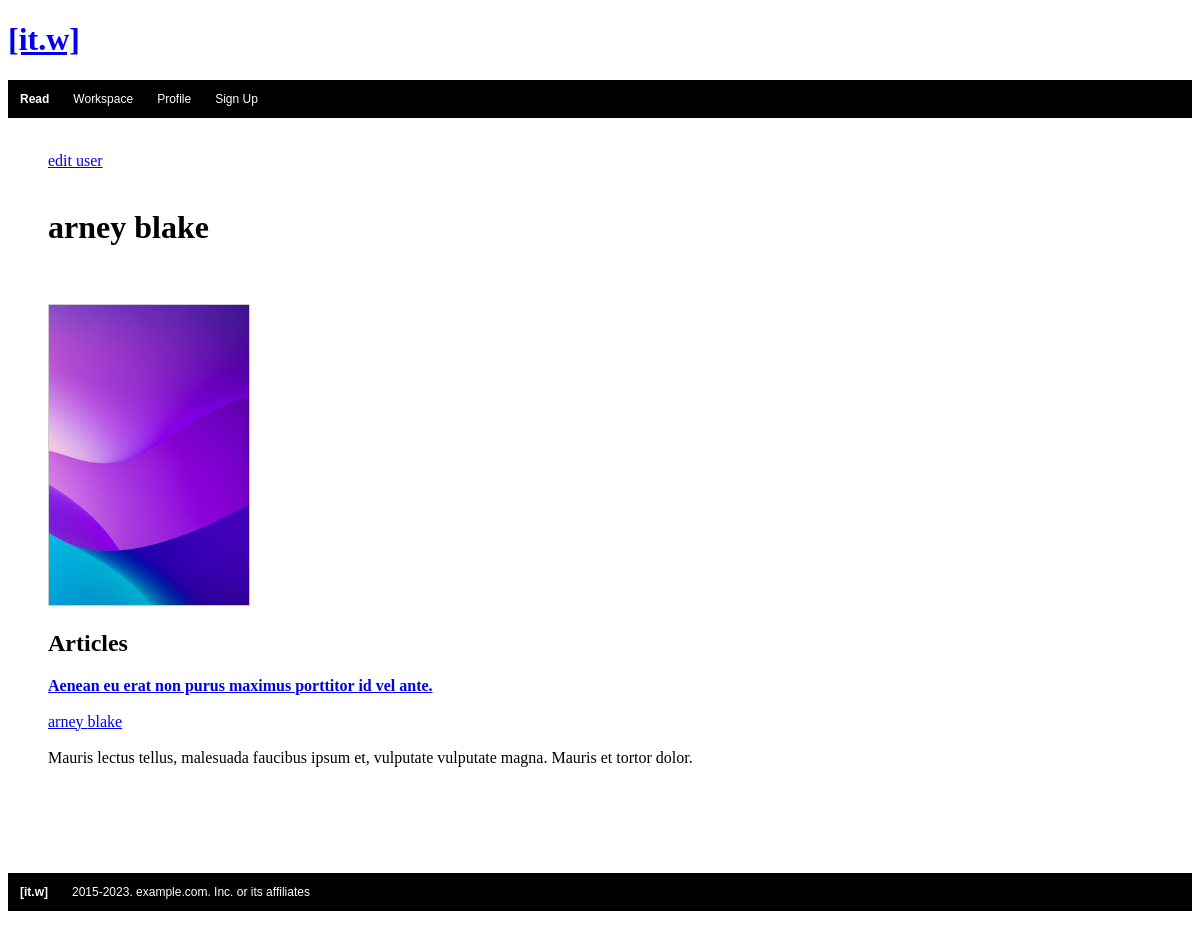
Page /users/user/10/ on the earlier database version.
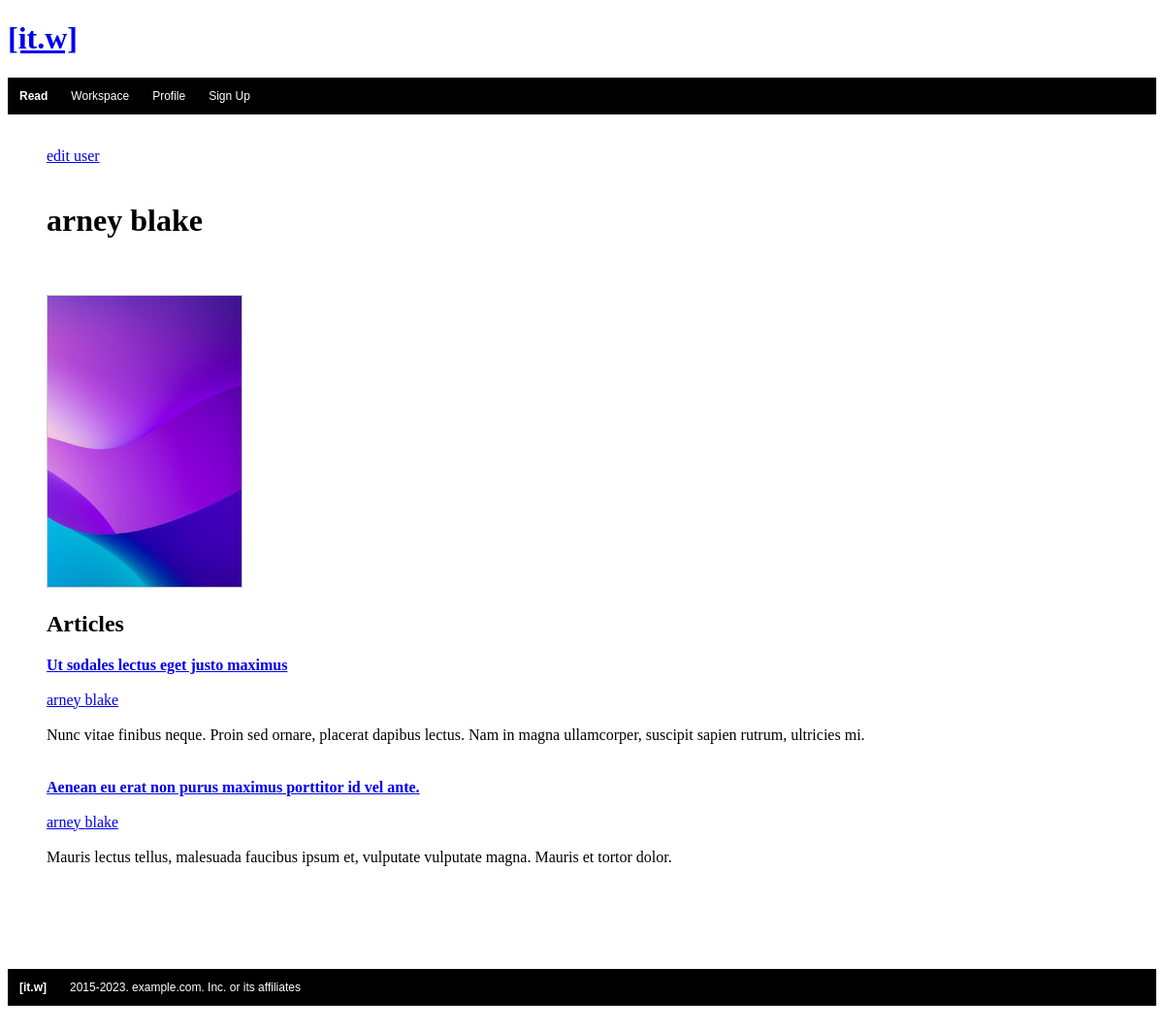
Same page on the later database version.
### articles/models.py (models this page shows)
class Article (models.Model):
    id = models.BigAutoField(primary_key=True) # not in forms
    user = models.ForeignKey (User, on_delete=models.CASCADE)
    headline = models.TextField(max_length=60)
    description = models.TextField (max_length=160)
    body = models.TextField (max_length=4000)
    date_published = models.DateField(auto_now=True) # not in forms
    location = models.CharField(max_length=30, null=True, blank=True)
    article_pic = models.ImageField(default='milad-fakurian-unsplash-article.jpg')
    class Meta:
        db_table = 'article_table'

### users/models.py (models this page shows)
class User(models.Model):
    id = models.BigAutoField(primary_key=True)
    first_name = models.CharField(max_length=30)
    last_name= models.CharField(max_length=30)
    username = models.CharField(max_length=30)
    email = models.EmailField(max_length=30)
    password=models.CharField(max_length=30)
    short_description = models.TextField (max_length=160, blank=True)
    long_description = models.TextField (max_length=1000, blank=True)
    user_pic = models.ImageField(default='milad-fakurian-unsplash-user.jpg')
    class Meta:
        db_table = 'user_table'

### users/views.py (the view)
# urls.py: path("user/<int:user_id>/", views.user, name="user"),
def user(request, user_id):
    user_obj = User.objects.get(id=user_id)
    article_obj = Article.objects.all()
    article_obj_by_user = []
    for article in article_obj:
        if article.user.id == user_id:
            article_obj_by_user.append(article)
    context = {'user_obj':user_obj, 'article_obj':article_obj, 'article_obj_by_user':article_obj_by_user}
    return render (request,"users/user.html", context)

### users/templates/users/user.html (shortened to what this page needs)
<!DOCTYPE html>
<html lang="en">
<head>
    {% block content %}
</head>
<body>
    {% include 'itmagazineapp/topnav.html'%}
        <ul style="list-style-type:none;">
            <br>
            <li><a href="{% url 'edituser' user_obj.id %}">edit user</a></li>
            <br>
            <li><h1>{{user_obj.first_name}} {{user_obj.last_name}}</h1></li>
            <br>
            <br>
            <li><img src="{{user_obj.user_pic.url}}"
            style="object-fit:cover;
                object-position: right;
                width:200px;
                height:300px;
                border: solid 1px #CCC"> </li>
        </ul>
        <ul style="list-style-type:none;">
            <li><h2>Articles</h2></li>
                {% for article in article_obj_by_user %}
                        <li><a href="{% url 'article' article.id %}"><strong>{{ article.headline }}</strong></a></li>
                        <br>
                        <li><a href="{% url 'user' article.user.id %}">{{ article.user.first_name }} {{ article.user.last_name }}</a></li>
                        <br>
                        <li>{{ article.description }} </li>
                        <br>
                        <br>
                {% endfor %}
        </ul>
        {% include 'itmagazineapp/footer.html'%}
    {% endblock %}
</body>
</html>

Differences in the rows shown:
now on this page (row edited): Article: headline "Ut sodales lectus eget justo maximus", user.first_name "arney", user.last_name "blake", description "Nunc vitae finibus neque. Proin sed ornare, placerat dapibus lectus. Nam in magna ullamcorper, suscipit sapien rutrum, ultricies mi."
